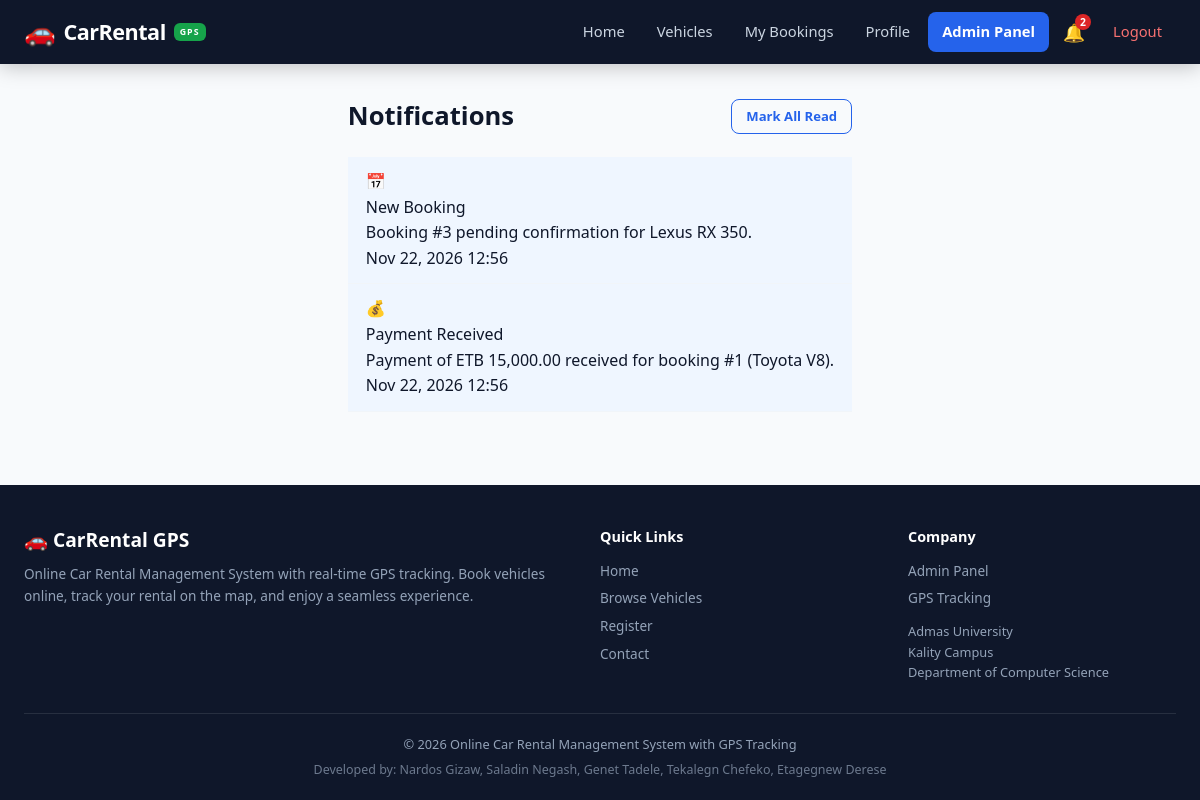
Screenshot of /notifications.php (signed in) with the database file from the repository.
### tables this page shows
CREATE TABLE IF NOT EXISTS notifications (
    id         INT AUTO_INCREMENT PRIMARY KEY,
    user_id    INT            NOT NULL,
    title      VARCHAR(200)   DEFAULT NULL,
    message    TEXT           NOT NULL,
    type       ENUM('booking','payment','system','gps') DEFAULT 'system',
    is_read    TINYINT(1)     DEFAULT 0,
    created_at TIMESTAMP      DEFAULT CURRENT_TIMESTAMP,
    FOREIGN KEY (user_id) REFERENCES users(id) ON DELETE CASCADE
);

### config/database.php (called while the page is built, shortened)
<?php
function db() {
    static $pdo = null;
    if ($pdo === null) {
        try {
            $dsn = 'mysql:host=' . DB_HOST . ';port=' . DB_PORT . ';dbname=' . DB_NAME . ';charset=utf8mb4';
            $pdo = new PDO($dsn, DB_USER, DB_PASS, [
                PDO::ATTR_ERRMODE            => PDO::ERRMODE_EXCEPTION,
                PDO::ATTR_DEFAULT_FETCH_MODE => PDO::FETCH_ASSOC,
                PDO::ATTR_EMULATE_PREPARES   => false,
            ]);
        } catch (PDOException $e) {
            die('Database connection failed: ' . $e->getMessage());
        }
    }
    return $pdo;
}

### includes/functions.php (called while the page is built, shortened)
<?php
function e(string $str): string {
    return htmlspecialchars($str, ENT_QUOTES, 'UTF-8');
}
function formatDateTime($dt): string {
    return date('M d, Y H:i', strtotime($dt));
}

### notifications.php (the view, shortened to what this page needs)
<?php
$stmt = db()->prepare(
    'SELECT * FROM notifications WHERE user_id = ? ORDER BY created_at DESC'
);
$stmt->execute([$_SESSION['user_id']]);
$notifications = $stmt->fetchAll();
include __DIR__ . '/includes/header.php';
?>
<div class="d-flex justify-between mb-2">
    <h2 class="page-title" style="margin:0;">Notifications</h2>
    <?php if (count($notifications) > 0): ?>
        <a href="<?= APP_URL ?>/notifications.php?read_all=1" class="btn btn-outline btn-sm">Mark All Read</a>
    <?php endif; ?>
</div>
<?php if (empty($notifications)): ?>
    <div class="alert alert-info">You have no notifications yet.</div>
<?php else: ?>
<div class="notif-list">
    <?php foreach ($notifications as $n): ?>
    <div class="notif-item <?= $n['is_read'] ? '' : 'unread' ?>">
        <div class="notif-type-icon">
            <?php
            $icon = $n['type'] === 'booking' ? '&#128197;' : ($n['type'] === 'payment' ? '&#128176;' : '&#128276;');
            echo $icon;
            ?>
        </div>
        <div class="notif-body">
            <div class="notif-title"><?= e($n['title']) ?></div>
            <div class="notif-msg"><?= e($n['message']) ?></div>
            <div class="notif-time"><?= formatDateTime($n['created_at']) ?></div>
        </div>
    </div>
    <?php endforeach; ?>
</div>
<?php endif; ?>
<?php include __DIR__ . '/includes/footer.php'; ?>

### assets/css/style.css (style rules this page uses)
:root { --primary: #2563eb; --primary-lt: #3b82f6; --primary-dk: #1e40af; --accent: #f59e0b; --accent-dk: #d97706; --danger: #dc2626; --danger-lt: #fee2e2; --success: #16a34a; --success-lt: #dcfce7; --warning: #eab308; --warning-lt: #fef9c3; --dark: #0f172a; --dark2: #1e293b; --gray: #64748b; --gray-lt: #94a3b8; --light: #f1f5f9; --lighter: #f8fafc; --white: #ffffff; --radius: 12px; --radius-sm: 8px; --radius-lg: 20px; --shadow-sm: 0 1px 3px rgba(0,0,0,.08); --shadow: 0 4px 12px rgba(0,0,0,.08); --shadow-lg: 0 8px 24px rgba(0,0,0,.12); --shadow-xl: 0 16px 48px rgba(0,0,0,.16); --gradient: linear-gradient(135deg, #2563eb 0%, #1e40af 100%); --gradient-accent: linear-gradient(135deg, #f59e0b 0%, #d97706 100%); --transition: all .25s cubic-bezier(.4,0,.2,1); }
* { margin: 0; padding: 0; box-sizing: border-box; }
html { scroll-behavior: smooth; }
body { font-family: 'Segoe UI', -apple-system, BlinkMacSystemFont, Tahoma, sans-serif; background: var(--lighter); color: var(--dark); line-height: 1.6; min-height: 100vh; display: flex; flex-direction: column; }
a { text-decoration: none; color: var(--primary); transition: var(--transition); }
.page-title { font-size: 1.6rem; font-weight: 700; margin-bottom: 20px; color: var(--dark); }
.mb-2 { margin-bottom: 20px; }
.d-flex { display: flex; align-items: center; gap: 10px; }
.justify-between { justify-content: space-between; }
.btn { display: inline-flex; align-items: center; justify-content: center; gap: 6px; padding: 10px 22px; border: none; border-radius: var(--radius-sm); font-size: .92rem; font-weight: 600; cursor: pointer; transition: var(--transition); text-decoration: none; white-space: nowrap; }
.btn-outline { background: transparent; color: var(--primary); border: 1.5px solid var(--primary); }
.btn-sm { padding: 6px 14px; font-size: .82rem; }
.notif-item { padding: 12px 18px; border-bottom: 1px solid var(--light); cursor: pointer; transition: var(--transition); }
.notif-item.unread { background: #eff6ff; }

### rows the page displays
notifications: type "📅", title "New Booking", message "Booking #3 pending confirmation for Lexus RX 350.", created_at "Nov 22, 2026 12:56"
notifications: type "💰", title "Payment Received", message "Payment of ETB 15,000.00 received for booking #1 (Toyota V8).", created_at "Nov 22, 2026 12:56"

### other values shown
$unread "2"
